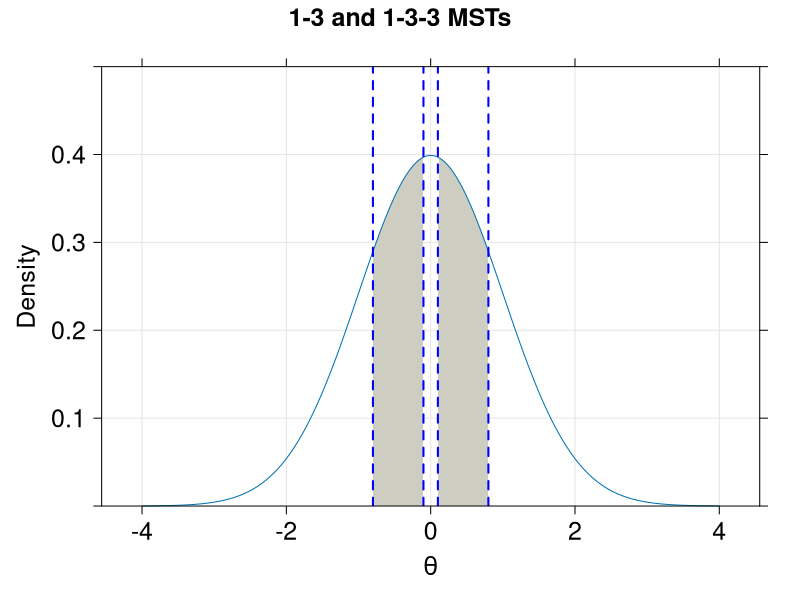
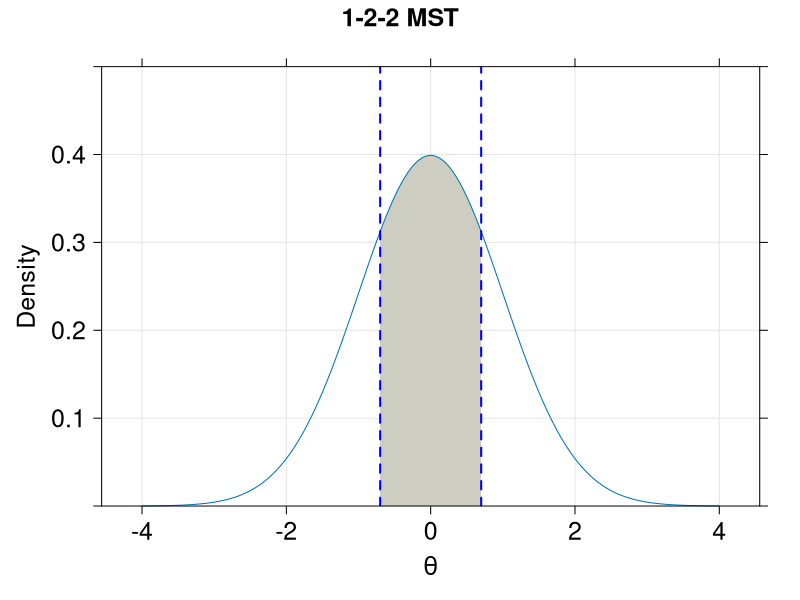
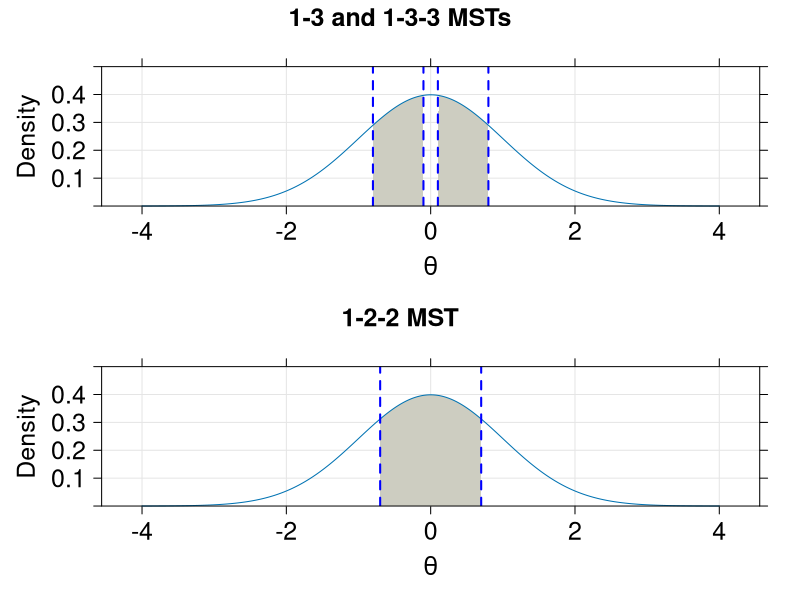

Write R code to recreate these figures, in order.
library(lattice)
library(latticeExtra)
library(gridExtra)

## ------------------------------------------------------------------------------
## 1. Plot for an illustration of systematticaly search with 1-3 and 1-3-3 MST
# set theta values and densities
theta <- seq(-4, 4, by = 0.01)            # Data to set up out normal
dens <- dnorm(theta, 0, 1)

# set a panel function 
panel.fun <- function(x, y, ...) {
  
  panel.grid(h=-1, v=-1)  
  
  xx1 <- c(-0.8, x[x>=-0.8 & x<=-0.1], -0.1)         #Color area
  yy1 <- c(0, dens[x>=-0.8 & x<=-0.1], 0) 
  panel.xyarea(xx1, yy1, col="ivory3", border=NA, lty=1)

  xx2 <- c(.1, x[x>=.1 & x<=0.8], 0.8)         #Color area
  yy2 <- c(0, dens[x>=.1 & x<=0.8], 0) 
  panel.xyarea(xx2, yy2, col="ivory3", border=NA, lty=1)

  panel.xyplot(x, y, ...)
  panel.abline(v=c(-0.8, -0.1, .1, .8), col="blue", lty=2, lwd=2, reference = FALSE)
  
}

# Lattice xyplot
p1 <- xyplot(dens ~ theta,                   
            type = "l",
            ylim=c(0, 0.5),
            main=list(label="1-3 and 1-3-3 MSTs", cex=1.5),
            xlab=list(label=expression(theta), cex=1.5),
            ylab=list(label="Density", cex=1.5),
            scales=list(cex=c(1.5, 1.5)),
            panel = panel.fun
)

# print out a plot
print(p1)


## ------------------------------------------------------------------------------
## 2. Plot for an illustration of systematticaly search with 1-2-2 MST
# set theta values and densities
theta <- seq(-4, 4, by = 0.01)            # Data to set up out normal
dens <- dnorm(theta, 0, 1)

# set a panel function 
panel.fun <- function(x, y, ...) {
  
  panel.grid(h=-1, v=-1)  
  
  xx1 <- c(-0.7, x[x>=-0.7 & x<=0.7], 0.7)         #Color area
  yy1 <- c(0, dens[x>=-0.7 & x<=0.7], 0) 
  panel.xyarea(xx1, yy1, col="ivory3", border=NA, lty=1)
  
  panel.xyplot(x, y, ...)
  panel.abline(v=c(-0.7, .7), col="blue", lty=2, lwd=2, reference = FALSE)
  
}

# Lattice xyplot
p2 <- xyplot(dens ~ theta,                   
            type = "l",
            ylim=c(0, 0.5),
            main=list(label="1-2-2 MST", cex=1.5),
            xlab=list(label=expression(theta), cex=1.5),
            ylab=list(label="Density", cex=1.5),
            scales=list(cex=c(1.5, 1.5)),
            panel = panel.fun
)

# print out a plot
print(p2)


# print out a plot
grid.arrange(p1, p2, ncol=1)
